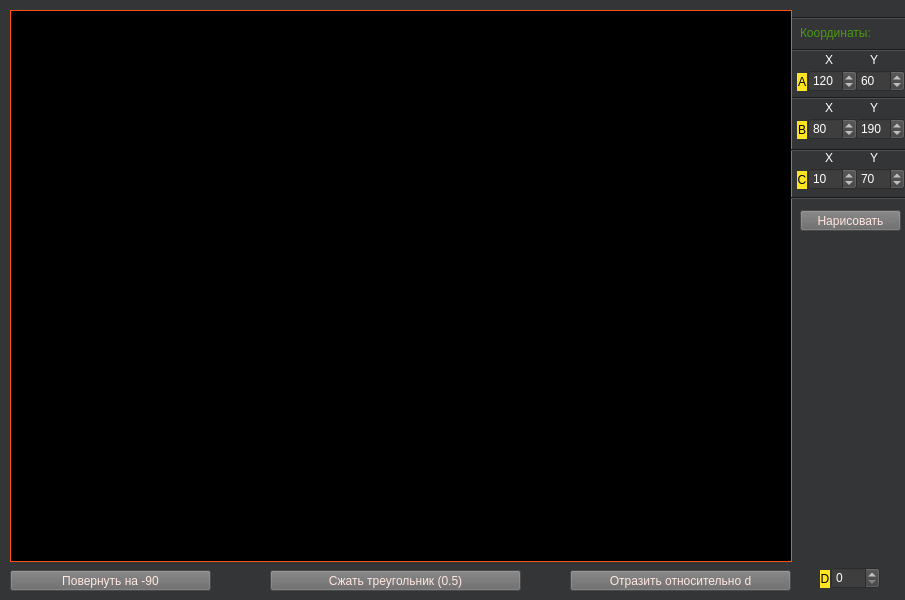
<?xml version="1.0" encoding="UTF-8"?>
<ui version="4.0">
 <class>MainWindow</class>
 <widget class="QMainWindow" name="MainWindow">
  <property name="enabled">
   <bool>true</bool>
  </property>
  <property name="geometry">
   <rect>
    <x>0</x>
    <y>0</y>
    <width>905</width>
    <height>600</height>
   </rect>
  </property>
  <property name="sizePolicy">
   <sizepolicy hsizetype="Preferred" vsizetype="Preferred">
    <horstretch>0</horstretch>
    <verstretch>0</verstretch>
   </sizepolicy>
  </property>
  <property name="windowTitle">
   <string>Лабораторная №2</string>
  </property>
  <property name="animated">
   <bool>false</bool>
  </property>
  <property name="documentMode">
   <bool>false</bool>
  </property>
  <widget class="QWidget" name="centralwidget">
   <property name="palette">
    <palette>
     <active>
      <colorrole role="WindowText">
       <brush brushstyle="SolidPattern">
        <color alpha="255">
         <red>255</red>
         <green>255</green>
         <blue>255</blue>
        </color>
       </brush>
      </colorrole>
      <colorrole role="Button">
       <brush brushstyle="SolidPattern">
        <color alpha="255">
         <red>52</red>
         <green>53</green>
         <blue>54</blue>
        </color>
       </brush>
      </colorrole>
      <colorrole role="Light">
       <brush brushstyle="SolidPattern">
        <color alpha="255">
         <red>78</red>
         <green>79</green>
         <blue>81</blue>
        </color>
       </brush>
      </colorrole>
      <colorrole role="Midlight">
       <brush brushstyle="SolidPattern">
        <color alpha="255">
         <red>65</red>
         <green>66</green>
         <blue>67</blue>
        </color>
       </brush>
      </colorrole>
      <colorrole role="Dark">
       <brush brushstyle="SolidPattern">
        <color alpha="255">
         <red>26</red>
         <green>26</green>
         <blue>27</blue>
        </color>
       </brush>
      </colorrole>
      <colorrole role="Mid">
       <brush brushstyle="SolidPattern">
        <color alpha="255">
         <red>34</red>
         <green>35</green>
         <blue>36</blue>
        </color>
       </brush>
      </colorrole>
      <colorrole role="Text">
       <brush brushstyle="SolidPattern">
        <color alpha="255">
         <red>255</red>
         <green>255</green>
         <blue>255</blue>
        </color>
       </brush>
      </colorrole>
      <colorrole role="BrightText">
       <brush brushstyle="SolidPattern">
        <color alpha="255">
         <red>255</red>
         <green>255</green>
         <blue>255</blue>
        </color>
       </brush>
      </colorrole>
      <colorrole role="ButtonText">
       <brush brushstyle="SolidPattern">
        <color alpha="255">
         <red>255</red>
         <green>255</green>
         <blue>255</blue>
        </color>
       </brush>
      </colorrole>
      <colorrole role="Base">
       <brush brushstyle="SolidPattern">
        <color alpha="255">
         <red>0</red>
         <green>0</green>
         <blue>0</blue>
        </color>
       </brush>
      </colorrole>
      <colorrole role="Window">
       <brush brushstyle="SolidPattern">
        <color alpha="255">
         <red>52</red>
         <green>53</green>
         <blue>54</blue>
        </color>
       </brush>
      </colorrole>
      <colorrole role="Shadow">
       <brush brushstyle="SolidPattern">
        <color alpha="255">
         <red>0</red>
         <green>0</green>
         <blue>0</blue>
        </color>
       </brush>
      </colorrole>
      <colorrole role="AlternateBase">
       <brush brushstyle="SolidPattern">
        <color alpha="255">
         <red>26</red>
         <green>26</green>
         <blue>27</blue>
        </color>
       </brush>
      </colorrole>
      <colorrole role="ToolTipBase">
       <brush brushstyle="SolidPattern">
        <color alpha="255">
         <red>255</red>
         <green>255</green>
         <blue>220</blue>
        </color>
       </brush>
      </colorrole>
      <colorrole role="ToolTipText">
       <brush brushstyle="SolidPattern">
        <color alpha="255">
         <red>0</red>
         <green>0</green>
         <blue>0</blue>
        </color>
       </brush>
      </colorrole>
      <colorrole role="PlaceholderText">
       <brush brushstyle="SolidPattern">
        <color alpha="128">
         <red>255</red>
         <green>255</green>
         <blue>255</blue>
        </color>
       </brush>
      </colorrole>
     </active>
     <inactive>
      <colorrole role="WindowText">
       <brush brushstyle="SolidPattern">
        <color alpha="255">
         <red>255</red>
         <green>255</green>
         <blue>255</blue>
        </color>
       </brush>
      </colorrole>
      <colorrole role="Button">
       <brush brushstyle="SolidPattern">
        <color alpha="255">
         <red>52</red>
         <green>53</green>
         <blue>54</blue>
        </color>
       </brush>
      </colorrole>
      <colorrole role="Light">
       <brush brushstyle="SolidPattern">
        <color alpha="255">
         <red>78</red>
         <green>79</green>
         <blue>81</blue>
        </color>
       </brush>
      </colorrole>
      <colorrole role="Midlight">
       <brush brushstyle="SolidPattern">
        <color alpha="255">
         <red>65</red>
         <green>66</green>
         <blue>67</blue>
        </color>
       </brush>
      </colorrole>
      <colorrole role="Dark">
       <brush brushstyle="SolidPattern">
        <color alpha="255">
         <red>26</red>
         <green>26</green>
         <blue>27</blue>
        </color>
       </brush>
      </colorrole>
      <colorrole role="Mid">
       <brush brushstyle="SolidPattern">
        <color alpha="255">
         <red>34</red>
         <green>35</green>
         <blue>36</blue>
        </color>
       </brush>
      </colorrole>
      <colorrole role="Text">
       <brush brushstyle="SolidPattern">
        <color alpha="255">
         <red>255</red>
         <green>255</green>
         <blue>255</blue>
        </color>
       </brush>
      </colorrole>
      <colorrole role="BrightText">
       <brush brushstyle="SolidPattern">
        <color alpha="255">
         <red>255</red>
         <green>255</green>
         <blue>255</blue>
        </color>
       </brush>
      </colorrole>
      <colorrole role="ButtonText">
       <brush brushstyle="SolidPattern">
        <color alpha="255">
         <red>255</red>
         <green>255</green>
         <blue>255</blue>
        </color>
       </brush>
      </colorrole>
      <colorrole role="Base">
       <brush brushstyle="SolidPattern">
        <color alpha="255">
         <red>0</red>
         <green>0</green>
         <blue>0</blue>
        </color>
       </brush>
      </colorrole>
      <colorrole role="Window">
       <brush brushstyle="SolidPattern">
        <color alpha="255">
         <red>52</red>
         <green>53</green>
         <blue>54</blue>
        </color>
       </brush>
      </colorrole>
      <colorrole role="Shadow">
       <brush brushstyle="SolidPattern">
        <color alpha="255">
         <red>0</red>
         <green>0</green>
         <blue>0</blue>
        </color>
       </brush>
      </colorrole>
      <colorrole role="AlternateBase">
       <brush brushstyle="SolidPattern">
        <color alpha="255">
         <red>26</red>
         <green>26</green>
         <blue>27</blue>
        </color>
       </brush>
      </colorrole>
      <colorrole role="ToolTipBase">
       <brush brushstyle="SolidPattern">
        <color alpha="255">
         <red>255</red>
         <green>255</green>
         <blue>220</blue>
        </color>
       </brush>
      </colorrole>
      <colorrole role="ToolTipText">
       <brush brushstyle="SolidPattern">
        <color alpha="255">
         <red>0</red>
         <green>0</green>
         <blue>0</blue>
        </color>
       </brush>
      </colorrole>
      <colorrole role="PlaceholderText">
       <brush brushstyle="SolidPattern">
        <color alpha="128">
         <red>255</red>
         <green>255</green>
         <blue>255</blue>
        </color>
       </brush>
      </colorrole>
     </inactive>
     <disabled>
      <colorrole role="WindowText">
       <brush brushstyle="SolidPattern">
        <color alpha="255">
         <red>26</red>
         <green>26</green>
         <blue>27</blue>
        </color>
       </brush>
      </colorrole>
      <colorrole role="Button">
       <brush brushstyle="SolidPattern">
        <color alpha="255">
         <red>52</red>
         <green>53</green>
         <blue>54</blue>
        </color>
       </brush>
      </colorrole>
      <colorrole role="Light">
       <brush brushstyle="SolidPattern">
        <color alpha="255">
         <red>78</red>
         <green>79</green>
         <blue>81</blue>
        </color>
       </brush>
      </colorrole>
      <colorrole role="Midlight">
       <brush brushstyle="SolidPattern">
        <color alpha="255">
         <red>65</red>
         <green>66</green>
         <blue>67</blue>
        </color>
       </brush>
      </colorrole>
      <colorrole role="Dark">
       <brush brushstyle="SolidPattern">
        <color alpha="255">
         <red>26</red>
         <green>26</green>
         <blue>27</blue>
        </color>
       </brush>
      </colorrole>
      <colorrole role="Mid">
       <brush brushstyle="SolidPattern">
        <color alpha="255">
         <red>34</red>
         <green>35</green>
         <blue>36</blue>
        </color>
       </brush>
      </colorrole>
      <colorrole role="Text">
       <brush brushstyle="SolidPattern">
        <color alpha="255">
         <red>26</red>
         <green>26</green>
         <blue>27</blue>
        </color>
       </brush>
      </colorrole>
      <colorrole role="BrightText">
       <brush brushstyle="SolidPattern">
        <color alpha="255">
         <red>255</red>
         <green>255</green>
         <blue>255</blue>
        </color>
       </brush>
      </colorrole>
      <colorrole role="ButtonText">
       <brush brushstyle="SolidPattern">
        <color alpha="255">
         <red>26</red>
         <green>26</green>
         <blue>27</blue>
        </color>
       </brush>
      </colorrole>
      <colorrole role="Base">
       <brush brushstyle="SolidPattern">
        <color alpha="255">
         <red>52</red>
         <green>53</green>
         <blue>54</blue>
        </color>
       </brush>
      </colorrole>
      <colorrole role="Window">
       <brush brushstyle="SolidPattern">
        <color alpha="255">
         <red>52</red>
         <green>53</green>
         <blue>54</blue>
        </color>
       </brush>
      </colorrole>
      <colorrole role="Shadow">
       <brush brushstyle="SolidPattern">
        <color alpha="255">
         <red>0</red>
         <green>0</green>
         <blue>0</blue>
        </color>
       </brush>
      </colorrole>
      <colorrole role="AlternateBase">
       <brush brushstyle="SolidPattern">
        <color alpha="255">
         <red>52</red>
         <green>53</green>
         <blue>54</blue>
        </color>
       </brush>
      </colorrole>
      <colorrole role="ToolTipBase">
       <brush brushstyle="SolidPattern">
        <color alpha="255">
         <red>255</red>
         <green>255</green>
         <blue>220</blue>
        </color>
       </brush>
      </colorrole>
      <colorrole role="ToolTipText">
       <brush brushstyle="SolidPattern">
        <color alpha="255">
         <red>0</red>
         <green>0</green>
         <blue>0</blue>
        </color>
       </brush>
      </colorrole>
      <colorrole role="PlaceholderText">
       <brush brushstyle="SolidPattern">
        <color alpha="128">
         <red>255</red>
         <green>255</green>
         <blue>255</blue>
        </color>
       </brush>
      </colorrole>
     </disabled>
    </palette>
   </property>
   <property name="autoFillBackground">
    <bool>true</bool>
   </property>
   <widget class="QPushButton" name="pushButton_mirror">
    <property name="geometry">
     <rect>
      <x>570</x>
      <y>570</y>
      <width>221</width>
      <height>21</height>
     </rect>
    </property>
    <property name="autoFillBackground">
     <bool>false</bool>
    </property>
    <property name="styleSheet">
     <string notr="true">color: rgb(255, 230, 224);
background-color: rgb(104, 104, 104);</string>
    </property>
    <property name="text">
     <string>Отразить относительно d</string>
    </property>
    <property name="checkable">
     <bool>false</bool>
    </property>
    <property name="default">
     <bool>false</bool>
    </property>
    <property name="flat">
     <bool>false</bool>
    </property>
   </widget>
   <widget class="QLabel" name="label_X">
    <property name="geometry">
     <rect>
      <x>825</x>
      <y>52</y>
      <width>21</width>
      <height>16</height>
     </rect>
    </property>
    <property name="text">
     <string>X</string>
    </property>
   </widget>
   <widget class="QPushButton" name="pushButton_compress">
    <property name="geometry">
     <rect>
      <x>270</x>
      <y>570</y>
      <width>251</width>
      <height>21</height>
     </rect>
    </property>
    <property name="palette">
     <palette>
      <active>
       <colorrole role="WindowText">
        <brush brushstyle="SolidPattern">
         <color alpha="255">
          <red>255</red>
          <green>230</green>
          <blue>224</blue>
         </color>
        </brush>
       </colorrole>
       <colorrole role="Button">
        <brush brushstyle="SolidPattern">
         <color alpha="255">
          <red>104</red>
          <green>104</green>
          <blue>104</blue>
         </color>
        </brush>
       </colorrole>
       <colorrole role="Text">
        <brush brushstyle="SolidPattern">
         <color alpha="255">
          <red>255</red>
          <green>230</green>
          <blue>224</blue>
         </color>
        </brush>
       </colorrole>
       <colorrole role="BrightText">
        <brush brushstyle="SolidPattern">
         <color alpha="255">
          <red>255</red>
          <green>255</green>
          <blue>255</blue>
         </color>
        </brush>
       </colorrole>
       <colorrole role="ButtonText">
        <brush brushstyle="SolidPattern">
         <color alpha="255">
          <red>255</red>
          <green>230</green>
          <blue>224</blue>
         </color>
        </brush>
       </colorrole>
       <colorrole role="Base">
        <brush brushstyle="SolidPattern">
         <color alpha="255">
          <red>104</red>
          <green>104</green>
          <blue>104</blue>
         </color>
        </brush>
       </colorrole>
       <colorrole role="Window">
        <brush brushstyle="SolidPattern">
         <color alpha="255">
          <red>104</red>
          <green>104</green>
          <blue>104</blue>
         </color>
        </brush>
       </colorrole>
       <colorrole role="PlaceholderText">
        <brush brushstyle="NoBrush">
         <color alpha="128">
          <red>255</red>
          <green>230</green>
          <blue>224</blue>
         </color>
        </brush>
       </colorrole>
      </active>
      <inactive>
       <colorrole role="WindowText">
        <brush brushstyle="SolidPattern">
         <color alpha="255">
          <red>255</red>
          <green>230</green>
          <blue>224</blue>
         </color>
        </brush>
       </colorrole>
       <colorrole role="Button">
        <brush brushstyle="SolidPattern">
         <color alpha="255">
          <red>104</red>
          <green>104</green>
          <blue>104</blue>
         </color>
        </brush>
       </colorrole>
       <colorrole role="Text">
        <brush brushstyle="SolidPattern">
         <color alpha="255">
          <red>255</red>
          <green>230</green>
          <blue>224</blue>
         </color>
        </brush>
       </colorrole>
       <colorrole role="BrightText">
        <brush brushstyle="SolidPattern">
         <color alpha="255">
          <red>255</red>
          <green>255</green>
          <blue>255</blue>
         </color>
        </brush>
       </colorrole>
       <colorrole role="ButtonText">
        <brush brushstyle="SolidPattern">
         <color alpha="255">
          <red>255</red>
          <green>230</green>
          <blue>224</blue>
         </color>
        </brush>
       </colorrole>
       <colorrole role="Base">
        <brush brushstyle="SolidPattern">
         <color alpha="255">
          <red>104</red>
          <green>104</green>
          <blue>104</blue>
         </color>
        </brush>
       </colorrole>
       <colorrole role="Window">
        <brush brushstyle="SolidPattern">
         <color alpha="255">
          <red>104</red>
          <green>104</green>
          <blue>104</blue>
         </color>
        </brush>
       </colorrole>
       <colorrole role="PlaceholderText">
        <brush brushstyle="NoBrush">
         <color alpha="128">
          <red>255</red>
          <green>230</green>
          <blue>224</blue>
         </color>
        </brush>
       </colorrole>
      </inactive>
      <disabled>
       <colorrole role="WindowText">
        <brush brushstyle="SolidPattern">
         <color alpha="255">
          <red>255</red>
          <green>230</green>
          <blue>224</blue>
         </color>
        </brush>
       </colorrole>
       <colorrole role="Button">
        <brush brushstyle="SolidPattern">
         <color alpha="255">
          <red>104</red>
          <green>104</green>
          <blue>104</blue>
         </color>
        </brush>
       </colorrole>
       <colorrole role="Text">
        <brush brushstyle="SolidPattern">
         <color alpha="255">
          <red>255</red>
          <green>230</green>
          <blue>224</blue>
         </color>
        </brush>
       </colorrole>
       <colorrole role="BrightText">
        <brush brushstyle="SolidPattern">
         <color alpha="255">
          <red>255</red>
          <green>255</green>
          <blue>255</blue>
         </color>
        </brush>
       </colorrole>
       <colorrole role="ButtonText">
        <brush brushstyle="SolidPattern">
         <color alpha="255">
          <red>255</red>
          <green>230</green>
          <blue>224</blue>
         </color>
        </brush>
       </colorrole>
       <colorrole role="Base">
        <brush brushstyle="SolidPattern">
         <color alpha="255">
          <red>104</red>
          <green>104</green>
          <blue>104</blue>
         </color>
        </brush>
       </colorrole>
       <colorrole role="Window">
        <brush brushstyle="SolidPattern">
         <color alpha="255">
          <red>104</red>
          <green>104</green>
          <blue>104</blue>
         </color>
        </brush>
       </colorrole>
       <colorrole role="PlaceholderText">
        <brush brushstyle="NoBrush">
         <color alpha="128">
          <red>255</red>
          <green>230</green>
          <blue>224</blue>
         </color>
        </brush>
       </colorrole>
      </disabled>
     </palette>
    </property>
    <property name="autoFillBackground">
     <bool>false</bool>
    </property>
    <property name="styleSheet">
     <string notr="true">color: rgb(255, 230, 224);
background-color: rgb(104, 104, 104);</string>
    </property>
    <property name="text">
     <string>Сжать треугольник (0.5)</string>
    </property>
    <property name="checkable">
     <bool>false</bool>
    </property>
    <property name="autoDefault">
     <bool>false</bool>
    </property>
    <property name="default">
     <bool>false</bool>
    </property>
    <property name="flat">
     <bool>false</bool>
    </property>
   </widget>
   <widget class="Line" name="line_5">
    <property name="geometry">
     <rect>
      <x>790</x>
      <y>40</y>
      <width>121</width>
      <height>20</height>
     </rect>
    </property>
    <property name="orientation">
     <enum>Qt::Horizontal</enum>
    </property>
   </widget>
   <widget class="Line" name="line_2">
    <property name="geometry">
     <rect>
      <x>790</x>
      <y>88</y>
      <width>151</width>
      <height>20</height>
     </rect>
    </property>
    <property name="orientation">
     <enum>Qt::Horizontal</enum>
    </property>
   </widget>
   <widget class="QPushButton" name="pushButton_rotate">
    <property name="geometry">
     <rect>
      <x>10</x>
      <y>570</y>
      <width>201</width>
      <height>21</height>
     </rect>
    </property>
    <property name="autoFillBackground">
     <bool>false</bool>
    </property>
    <property name="styleSheet">
     <string notr="true">color: rgb(255, 230, 224);
background-color: rgb(104, 104, 104);</string>
    </property>
    <property name="text">
     <string>Повернуть на -90</string>
    </property>
   </widget>
   <widget class="QDoubleSpinBox" name="doubleSpinBox_A_X">
    <property name="geometry">
     <rect>
      <x>808</x>
      <y>70</y>
      <width>49</width>
      <height>22</height>
     </rect>
    </property>
    <property name="styleSheet">
     <string notr="true">background-color: rgb(62, 62, 62);
color: rgb(255, 255, 255);</string>
    </property>
    <property name="decimals">
     <number>0</number>
    </property>
    <property name="minimum">
     <double>-300.000000000000000</double>
    </property>
    <property name="maximum">
     <double>300.000000000000000</double>
    </property>
    <property name="singleStep">
     <double>1.000000000000000</double>
    </property>
    <property name="stepType">
     <enum>QAbstractSpinBox::DefaultStepType</enum>
    </property>
    <property name="value">
     <double>120.000000000000000</double>
    </property>
   </widget>
   <widget class="Line" name="line">
    <property name="geometry">
     <rect>
      <x>790</x>
      <y>10</y>
      <width>261</width>
      <height>16</height>
     </rect>
    </property>
    <property name="orientation">
     <enum>Qt::Horizontal</enum>
    </property>
   </widget>
   <widget class="QFrame" name="frame">
    <property name="enabled">
     <bool>true</bool>
    </property>
    <property name="geometry">
     <rect>
      <x>10</x>
      <y>10</y>
      <width>782</width>
      <height>552</height>
     </rect>
    </property>
    <property name="palette">
     <palette>
      <active>
       <colorrole role="WindowText">
        <brush brushstyle="SolidPattern">
         <color alpha="255">
          <red>255</red>
          <green>79</green>
          <blue>20</blue>
         </color>
        </brush>
       </colorrole>
       <colorrole role="Text">
        <brush brushstyle="SolidPattern">
         <color alpha="255">
          <red>255</red>
          <green>255</green>
          <blue>255</blue>
         </color>
        </brush>
       </colorrole>
       <colorrole role="BrightText">
        <brush brushstyle="SolidPattern">
         <color alpha="255">
          <red>255</red>
          <green>255</green>
          <blue>255</blue>
         </color>
        </brush>
       </colorrole>
       <colorrole role="ButtonText">
        <brush brushstyle="SolidPattern">
         <color alpha="255">
          <red>255</red>
          <green>255</green>
          <blue>255</blue>
         </color>
        </brush>
       </colorrole>
       <colorrole role="Base">
        <brush brushstyle="SolidPattern">
         <color alpha="255">
          <red>0</red>
          <green>0</green>
          <blue>0</blue>
         </color>
        </brush>
       </colorrole>
       <colorrole role="Window">
        <brush brushstyle="SolidPattern">
         <color alpha="255">
          <red>0</red>
          <green>0</green>
          <blue>0</blue>
         </color>
        </brush>
       </colorrole>
       <colorrole role="Shadow">
        <brush brushstyle="SolidPattern">
         <color alpha="255">
          <red>0</red>
          <green>0</green>
          <blue>0</blue>
         </color>
        </brush>
       </colorrole>
       <colorrole role="AlternateBase">
        <brush brushstyle="SolidPattern">
         <color alpha="255">
          <red>0</red>
          <green>0</green>
          <blue>0</blue>
         </color>
        </brush>
       </colorrole>
       <colorrole role="ToolTipBase">
        <brush brushstyle="SolidPattern">
         <color alpha="255">
          <red>255</red>
          <green>255</green>
          <blue>220</blue>
         </color>
        </brush>
       </colorrole>
       <colorrole role="ToolTipText">
        <brush brushstyle="SolidPattern">
         <color alpha="255">
          <red>0</red>
          <green>0</green>
          <blue>0</blue>
         </color>
        </brush>
       </colorrole>
       <colorrole role="PlaceholderText">
        <brush brushstyle="SolidPattern">
         <color alpha="128">
          <red>255</red>
          <green>255</green>
          <blue>255</blue>
         </color>
        </brush>
       </colorrole>
      </active>
      <inactive>
       <colorrole role="WindowText">
        <brush brushstyle="SolidPattern">
         <color alpha="255">
          <red>255</red>
          <green>79</green>
          <blue>20</blue>
         </color>
        </brush>
       </colorrole>
       <colorrole role="Text">
        <brush brushstyle="SolidPattern">
         <color alpha="255">
          <red>255</red>
          <green>255</green>
          <blue>255</blue>
         </color>
        </brush>
       </colorrole>
       <colorrole role="BrightText">
        <brush brushstyle="SolidPattern">
         <color alpha="255">
          <red>255</red>
          <green>255</green>
          <blue>255</blue>
         </color>
        </brush>
       </colorrole>
       <colorrole role="ButtonText">
        <brush brushstyle="SolidPattern">
         <color alpha="255">
          <red>255</red>
          <green>255</green>
          <blue>255</blue>
         </color>
        </brush>
       </colorrole>
       <colorrole role="Base">
        <brush brushstyle="SolidPattern">
         <color alpha="255">
          <red>0</red>
          <green>0</green>
          <blue>0</blue>
         </color>
        </brush>
       </colorrole>
       <colorrole role="Window">
        <brush brushstyle="SolidPattern">
         <color alpha="255">
          <red>0</red>
          <green>0</green>
          <blue>0</blue>
         </color>
        </brush>
       </colorrole>
       <colorrole role="Shadow">
        <brush brushstyle="SolidPattern">
         <color alpha="255">
          <red>0</red>
          <green>0</green>
          <blue>0</blue>
         </color>
        </brush>
       </colorrole>
       <colorrole role="AlternateBase">
        <brush brushstyle="SolidPattern">
         <color alpha="255">
          <red>0</red>
          <green>0</green>
          <blue>0</blue>
         </color>
        </brush>
       </colorrole>
       <colorrole role="ToolTipBase">
        <brush brushstyle="SolidPattern">
         <color alpha="255">
          <red>255</red>
          <green>255</green>
          <blue>220</blue>
         </color>
        </brush>
       </colorrole>
       <colorrole role="ToolTipText">
        <brush brushstyle="SolidPattern">
         <color alpha="255">
          <red>0</red>
          <green>0</green>
          <blue>0</blue>
         </color>
        </brush>
       </colorrole>
       <colorrole role="PlaceholderText">
        <brush brushstyle="SolidPattern">
         <color alpha="128">
          <red>255</red>
          <green>255</green>
          <blue>255</blue>
         </color>
        </brush>
       </colorrole>
      </inactive>
      <disabled>
       <colorrole role="WindowText">
        <brush brushstyle="SolidPattern">
         <color alpha="255">
          <red>0</red>
          <green>0</green>
          <blue>0</blue>
         </color>
        </brush>
       </colorrole>
       <colorrole role="Text">
        <brush brushstyle="SolidPattern">
         <color alpha="255">
          <red>0</red>
          <green>0</green>
          <blue>0</blue>
         </color>
        </brush>
       </colorrole>
       <colorrole role="BrightText">
        <brush brushstyle="SolidPattern">
         <color alpha="255">
          <red>255</red>
          <green>255</green>
          <blue>255</blue>
         </color>
        </brush>
       </colorrole>
       <colorrole role="ButtonText">
        <brush brushstyle="SolidPattern">
         <color alpha="255">
          <red>0</red>
          <green>0</green>
          <blue>0</blue>
         </color>
        </brush>
       </colorrole>
       <colorrole role="Base">
        <brush brushstyle="SolidPattern">
         <color alpha="255">
          <red>0</red>
          <green>0</green>
          <blue>0</blue>
         </color>
        </brush>
       </colorrole>
       <colorrole role="Window">
        <brush brushstyle="SolidPattern">
         <color alpha="255">
          <red>0</red>
          <green>0</green>
          <blue>0</blue>
         </color>
        </brush>
       </colorrole>
       <colorrole role="Shadow">
        <brush brushstyle="SolidPattern">
         <color alpha="255">
          <red>0</red>
          <green>0</green>
          <blue>0</blue>
         </color>
        </brush>
       </colorrole>
       <colorrole role="AlternateBase">
        <brush brushstyle="SolidPattern">
         <color alpha="255">
          <red>0</red>
          <green>0</green>
          <blue>0</blue>
         </color>
        </brush>
       </colorrole>
       <colorrole role="ToolTipBase">
        <brush brushstyle="SolidPattern">
         <color alpha="255">
          <red>255</red>
          <green>255</green>
          <blue>220</blue>
         </color>
        </brush>
       </colorrole>
       <colorrole role="ToolTipText">
        <brush brushstyle="SolidPattern">
         <color alpha="255">
          <red>0</red>
          <green>0</green>
          <blue>0</blue>
         </color>
        </brush>
       </colorrole>
       <colorrole role="PlaceholderText">
        <brush brushstyle="SolidPattern">
         <color alpha="128">
          <red>255</red>
          <green>255</green>
          <blue>255</blue>
         </color>
        </brush>
       </colorrole>
      </disabled>
     </palette>
    </property>
    <property name="focusPolicy">
     <enum>Qt::StrongFocus</enum>
    </property>
    <property name="layoutDirection">
     <enum>Qt::LeftToRight</enum>
    </property>
    <property name="autoFillBackground">
     <bool>true</bool>
    </property>
    <property name="frameShape">
     <enum>QFrame::Box</enum>
    </property>
    <property name="frameShadow">
     <enum>QFrame::Plain</enum>
    </property>
    <property name="lineWidth">
     <number>1</number>
    </property>
    <property name="midLineWidth">
     <number>1</number>
    </property>
   </widget>
   <widget class="QLabel" name="label_coord">
    <property name="geometry">
     <rect>
      <x>800</x>
      <y>25</y>
      <width>101</width>
      <height>16</height>
     </rect>
    </property>
    <property name="styleSheet">
     <string notr="true">color: rgb(75, 152, 16);</string>
    </property>
    <property name="text">
     <string>Координаты:</string>
    </property>
   </widget>
   <widget class="QPushButton" name="pushButton_draw">
    <property name="geometry">
     <rect>
      <x>800</x>
      <y>210</y>
      <width>101</width>
      <height>21</height>
     </rect>
    </property>
    <property name="autoFillBackground">
     <bool>false</bool>
    </property>
    <property name="styleSheet">
     <string notr="true">color: rgb(255, 230, 224);
background-color: rgb(104, 104, 104);</string>
    </property>
    <property name="text">
     <string>Нарисовать</string>
    </property>
    <property name="checkable">
     <bool>false</bool>
    </property>
   </widget>
   <widget class="Line" name="line_3">
    <property name="geometry">
     <rect>
      <x>791</x>
      <y>140</y>
      <width>191</width>
      <height>20</height>
     </rect>
    </property>
    <property name="orientation">
     <enum>Qt::Horizontal</enum>
    </property>
   </widget>
   <widget class="Line" name="line_4">
    <property name="geometry">
     <rect>
      <x>791</x>
      <y>190</y>
      <width>151</width>
      <height>16</height>
     </rect>
    </property>
    <property name="orientation">
     <enum>Qt::Horizontal</enum>
    </property>
   </widget>
   <widget class="QDoubleSpinBox" name="doubleSpinBox_A_Y">
    <property name="geometry">
     <rect>
      <x>856</x>
      <y>70</y>
      <width>49</width>
      <height>22</height>
     </rect>
    </property>
    <property name="styleSheet">
     <string notr="true">background-color: rgb(62, 62, 62);
color: rgb(255, 255, 255);</string>
    </property>
    <property name="decimals">
     <number>0</number>
    </property>
    <property name="minimum">
     <double>-300.000000000000000</double>
    </property>
    <property name="maximum">
     <double>300.000000000000000</double>
    </property>
    <property name="singleStep">
     <double>1.000000000000000</double>
    </property>
    <property name="stepType">
     <enum>QAbstractSpinBox::DefaultStepType</enum>
    </property>
    <property name="value">
     <double>60.000000000000000</double>
    </property>
   </widget>
   <widget class="QLabel" name="label_Y">
    <property name="geometry">
     <rect>
      <x>870</x>
      <y>52</y>
      <width>21</width>
      <height>16</height>
     </rect>
    </property>
    <property name="text">
     <string>Y</string>
    </property>
   </widget>
   <widget class="QLabel" name="label_A">
    <property name="geometry">
     <rect>
      <x>797</x>
      <y>73</y>
      <width>10</width>
      <height>18</height>
     </rect>
    </property>
    <property name="styleSheet">
     <string notr="true">background-color: rgb(255, 229, 33);
color: rgb(0, 0, 0);
font: 10pt &quot;MS Shell Dlg 2&quot;;</string>
    </property>
    <property name="text">
     <string>A</string>
    </property>
    <property name="alignment">
     <set>Qt::AlignCenter</set>
    </property>
   </widget>
   <widget class="QLabel" name="label_X_2">
    <property name="geometry">
     <rect>
      <x>825</x>
      <y>100</y>
      <width>21</width>
      <height>16</height>
     </rect>
    </property>
    <property name="text">
     <string>X</string>
    </property>
   </widget>
   <widget class="QDoubleSpinBox" name="doubleSpinBox_B_X">
    <property name="geometry">
     <rect>
      <x>808</x>
      <y>118</y>
      <width>49</width>
      <height>22</height>
     </rect>
    </property>
    <property name="styleSheet">
     <string notr="true">background-color: rgb(62, 62, 62);
color: rgb(255, 255, 255);</string>
    </property>
    <property name="decimals">
     <number>0</number>
    </property>
    <property name="minimum">
     <double>-300.000000000000000</double>
    </property>
    <property name="maximum">
     <double>300.000000000000000</double>
    </property>
    <property name="singleStep">
     <double>1.000000000000000</double>
    </property>
    <property name="stepType">
     <enum>QAbstractSpinBox::DefaultStepType</enum>
    </property>
    <property name="value">
     <double>80.000000000000000</double>
    </property>
   </widget>
   <widget class="QLabel" name="label_B">
    <property name="geometry">
     <rect>
      <x>797</x>
      <y>121</y>
      <width>10</width>
      <height>18</height>
     </rect>
    </property>
    <property name="styleSheet">
     <string notr="true">background-color: rgb(255, 229, 33);
color: rgb(0, 0, 0);
font: 10pt &quot;MS Shell Dlg 2&quot;;</string>
    </property>
    <property name="text">
     <string>B</string>
    </property>
    <property name="alignment">
     <set>Qt::AlignCenter</set>
    </property>
   </widget>
   <widget class="QDoubleSpinBox" name="doubleSpinBox_B_Y">
    <property name="geometry">
     <rect>
      <x>856</x>
      <y>118</y>
      <width>49</width>
      <height>22</height>
     </rect>
    </property>
    <property name="styleSheet">
     <string notr="true">background-color: rgb(62, 62, 62);
color: rgb(255, 255, 255);</string>
    </property>
    <property name="decimals">
     <number>0</number>
    </property>
    <property name="minimum">
     <double>-300.000000000000000</double>
    </property>
    <property name="maximum">
     <double>300.000000000000000</double>
    </property>
    <property name="singleStep">
     <double>1.000000000000000</double>
    </property>
    <property name="stepType">
     <enum>QAbstractSpinBox::DefaultStepType</enum>
    </property>
    <property name="value">
     <double>190.000000000000000</double>
    </property>
   </widget>
   <widget class="QLabel" name="label_Y_2">
    <property name="geometry">
     <rect>
      <x>870</x>
      <y>100</y>
      <width>21</width>
      <height>16</height>
     </rect>
    </property>
    <property name="text">
     <string>Y</string>
    </property>
   </widget>
   <widget class="QDoubleSpinBox" name="doubleSpinBox_C_X">
    <property name="geometry">
     <rect>
      <x>808</x>
      <y>168</y>
      <width>49</width>
      <height>22</height>
     </rect>
    </property>
    <property name="styleSheet">
     <string notr="true">background-color: rgb(62, 62, 62);
color: rgb(255, 255, 255);</string>
    </property>
    <property name="decimals">
     <number>0</number>
    </property>
    <property name="minimum">
     <double>-300.000000000000000</double>
    </property>
    <property name="maximum">
     <double>300.000000000000000</double>
    </property>
    <property name="singleStep">
     <double>1.000000000000000</double>
    </property>
    <property name="stepType">
     <enum>QAbstractSpinBox::DefaultStepType</enum>
    </property>
    <property name="value">
     <double>10.000000000000000</double>
    </property>
   </widget>
   <widget class="QLabel" name="label_Y_3">
    <property name="geometry">
     <rect>
      <x>870</x>
      <y>150</y>
      <width>21</width>
      <height>16</height>
     </rect>
    </property>
    <property name="text">
     <string>Y</string>
    </property>
   </widget>
   <widget class="QLabel" name="label_X_3">
    <property name="geometry">
     <rect>
      <x>825</x>
      <y>150</y>
      <width>21</width>
      <height>16</height>
     </rect>
    </property>
    <property name="text">
     <string>X</string>
    </property>
   </widget>
   <widget class="QLabel" name="label_C">
    <property name="geometry">
     <rect>
      <x>797</x>
      <y>171</y>
      <width>10</width>
      <height>18</height>
     </rect>
    </property>
    <property name="styleSheet">
     <string notr="true">background-color: rgb(255, 229, 33);
color: rgb(0, 0, 0);
font: 10pt &quot;MS Shell Dlg 2&quot;;</string>
    </property>
    <property name="text">
     <string>С</string>
    </property>
    <property name="alignment">
     <set>Qt::AlignCenter</set>
    </property>
   </widget>
   <widget class="QDoubleSpinBox" name="doubleSpinBox_C_Y">
    <property name="geometry">
     <rect>
      <x>856</x>
      <y>168</y>
      <width>49</width>
      <height>22</height>
     </rect>
    </property>
    <property name="styleSheet">
     <string notr="true">background-color: rgb(62, 62, 62);
color: rgb(255, 255, 255);</string>
    </property>
    <property name="decimals">
     <number>0</number>
    </property>
    <property name="minimum">
     <double>-300.000000000000000</double>
    </property>
    <property name="maximum">
     <double>300.000000000000000</double>
    </property>
    <property name="singleStep">
     <double>1.000000000000000</double>
    </property>
    <property name="stepType">
     <enum>QAbstractSpinBox::DefaultStepType</enum>
    </property>
    <property name="value">
     <double>70.000000000000000</double>
    </property>
   </widget>
   <widget class="QSpinBox" name="spinBox_d">
    <property name="geometry">
     <rect>
      <x>831</x>
      <y>567</y>
      <width>49</width>
      <height>22</height>
     </rect>
    </property>
    <property name="styleSheet">
     <string notr="true">background-color: rgb(62, 62, 62);
color: rgb(255, 255, 255);</string>
    </property>
    <property name="maximum">
     <number>552</number>
    </property>
   </widget>
   <widget class="QLabel" name="label_D">
    <property name="geometry">
     <rect>
      <x>820</x>
      <y>570</y>
      <width>10</width>
      <height>18</height>
     </rect>
    </property>
    <property name="styleSheet">
     <string notr="true">background-color: rgb(255, 229, 33);
color: rgb(0, 0, 0);
font: 10pt &quot;MS Shell Dlg 2&quot;;</string>
    </property>
    <property name="text">
     <string>D</string>
    </property>
    <property name="alignment">
     <set>Qt::AlignCenter</set>
    </property>
   </widget>
  </widget>
 </widget>
 <resources/>
 <connections/>
</ui>
